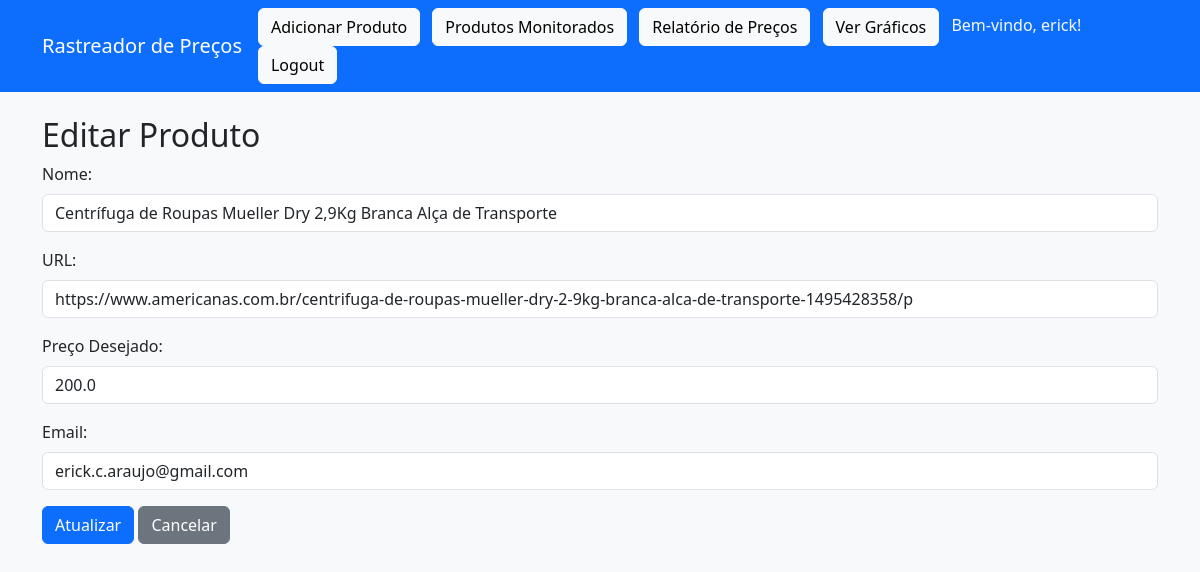
The app's page /editar/10 (signed in) with its own data.
### tables this page shows
CREATE TABLE precos (
            id INTEGER PRIMARY KEY AUTOINCREMENT,
            nome TEXT NOT NULL,
            url TEXT NOT NULL,
            preco REAL NOT NULL,
            precoDesejado REAL NOT NULL,
            email TEXT,
            data DATETIME DEFAULT CURRENT_TIMESTAMP,
            user_id INTEGER
        );

### app.py (the view)
    def decorated_function(*args, **kwargs):
        if session.get('user_id') is None:
            flash('Por favor, faça login para acessar esta página.', 'warning')
            return redirect(url_for('login'))
        return f(*args, **kwargs)

### app.py (called while the page is built)
def login_required(f):
    def decorated_function(*args, **kwargs):
        if session.get('user_id') is None:
            flash('Por favor, faça login para acessar esta página.', 'warning')
            return redirect(url_for('login'))
        return f(*args, **kwargs)
    decorated_function.__name__ = f.__name__
    return decorated_function

@app.route('/editar/<int:produto_id>', methods=['GET'])
@login_required
def editar_produto(produto_id):
    conn = sqlite3.connect(DB_PATH)
    cursor = conn.cursor()
    user_id = session['user_id']
    cursor.execute("SELECT id, nome, url, precoDesejado, email FROM precos WHERE id = ? AND user_id = ?", (produto_id, user_id))
    produto = cursor.fetchone()
    conn.close()
    if produto:
        return render_template('editar.html', produto=produto)
    else:
        flash('Produto não encontrado.', 'danger')
        return redirect(url_for('listar_produtos'))

### templates/editar.html
{% extends 'base.html' %}
{% block content %}
    <h2>Editar Produto</h2>
    <form action="{{ url_for('atualizar_produto', produto_id=produto[0]) }}" method="post">
        <div class="mb-3">
            <label for="nome" class="form-label">Nome:</label>
            <input type="text" id="nome" name="nome" class="form-control" value="{{ produto[1] }}" required>
        </div>
        <div class="mb-3">
            <label for="url" class="form-label">URL:</label>
            <input type="url" id="url" name="url" class="form-control" value="{{ produto[2] }}" required>
        </div>
        <div class="mb-3">
            <label for="preco_desejado" class="form-label">Preço Desejado:</label>
            <input type="number" id="preco_desejado" name="preco_desejado" class="form-control" value="{{ produto[3] }}" required>
        </div>
        <div class="mb-3">
            <label for="email" class="form-label">Email:</label>
            <input type="email" id="email" name="email" class="form-control" value="{{ produto[4] }}" required>
        </div>
        <button type="submit" class="btn btn-primary">Atualizar</button>
        <a href="{{ url_for('listar_produtos') }}" class="btn btn-secondary">Cancelar</a>
    </form>
{% endblock %}

### records on screen
precos: nome "Centrífuga de Roupas Mueller Dry 2,9Kg Branca Alça de Transporte", url "https://www.americanas.com.br/centrifuga-de-roupas-mueller-dry-2-9kg-branca-alca-de-transporte-1495428358/p", preco_desejado "200.0", email "erick.c.araujo@gmail.com"

### other values on screen
{{ session['username'] }} "erick"
